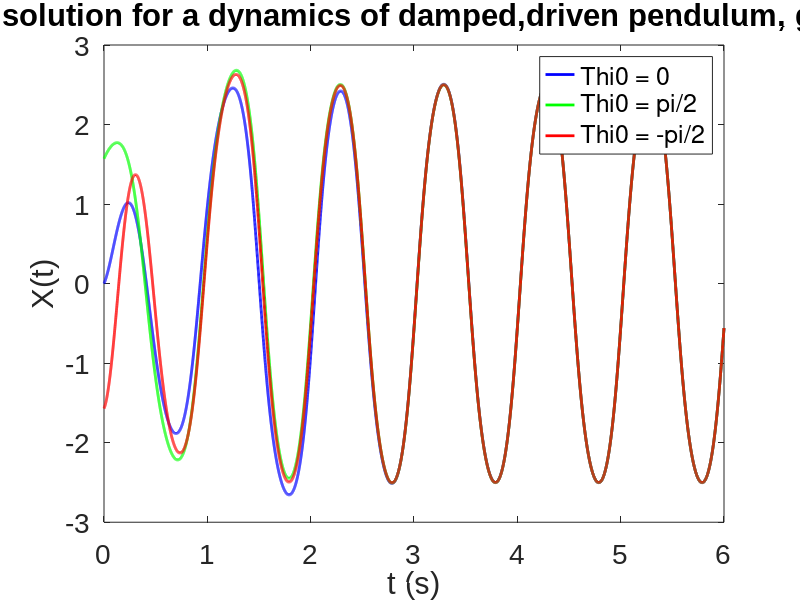
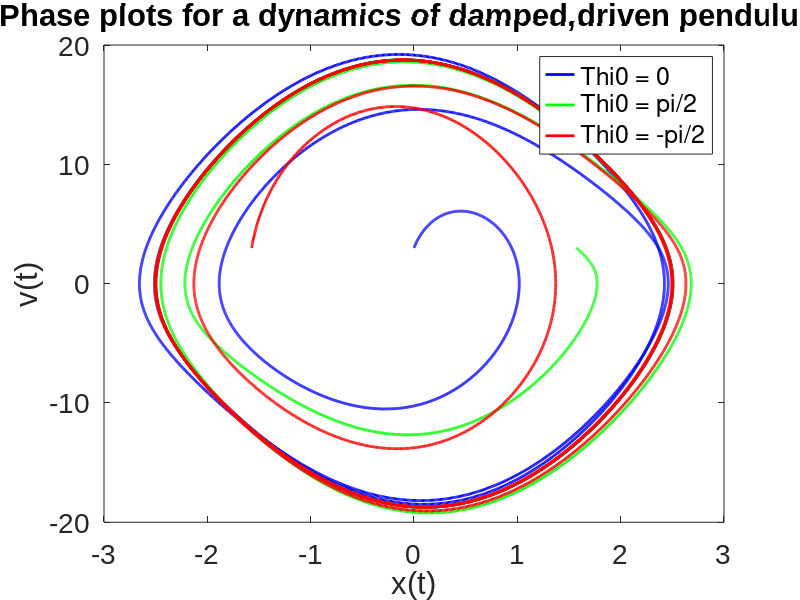

MATLAB code for these plots, in order:
# solution to problem 4 homework set 9
# part b
 trange = linspace(0,6,10000);
 
 %% Defining initial conditions
Thi0 = 0; % m
dThi0 = 3; % m/s
R0 = [Thi0;dThi0]; % Initial condition arrayfun
Thipi = pi/2;
R1 = [Thipi,dThi0];
ThipiN = -pi/2;
R2 = [ThipiN,dThi0];
function [dx_dt] = sho_ode(X,t)

  % initial conditions
  gamma = 0.9; 
  w = 2*pi; % omega
  w_0 = 1.5*w ;% omega_0
  Beta = w_0/4; % Beta 
  
  X1 = X(1);
  X2 = X(2);
  dX1 = X2;
  dX2 = ((w_0^2)*gamma*cos(w*t))-2*Beta*X2-(w_0^2)*sin(X1);
  dx_dt = [dX1;dX2];
end
[results] = lsode('sho_ode',R0,trange);
[results1] = lsode('sho_ode',R1,trange);
[results2] = lsode('sho_ode',R2,trange);
figure(1); clf
plot(trange,results(:,1),'b-','linewidth',2);
hold on
plot(trange, results1(:,1),'g-','linewidth',2);
hold on
plot(trange, results2(:,1),'r-','linewidth',2);
xlabel('t (s)')
ylabel('X(t)')
set(gca,'fontname','Arial','fontsize',20)
xlim([trange(1),trange(end)]);
title("Numerical solution for a dynamics of damped,driven pendulum, gamma = 0.9");
legend ({"Thi0 = 0", "Thi0 = pi/2","Thi0 = -pi/2"}, "location", "best");
print figure1.pdf    # The extension specifies the format
%print -djpg figure1  # Will produce "figure1.jpg" file

%phase plots
figure(2); clf
plot(results(:,1),results(:,2),'b-','linewidth',2);
hold on
plot(results1(:,1), results1(:,2),'g-','linewidth',2);
hold on
plot(results2(:,1), results2(:,2),'r-','linewidth',2);
xlabel('x(t)')
ylabel('v(t)')
set(gca,'fontname','Arial','fontsize',20)
#xlim([trange(1),trange(end)]);
title("Phase plots for a dynamics of damped,driven pendulum");
legend ({"Thi0 = 0", "Thi0 = pi/2","Thi0 = -pi/2"}, "location", "best");
print figure2.pdf    # The extension specifies the format
%print -djpg figure1  # Will produce "figure1.jpg" file